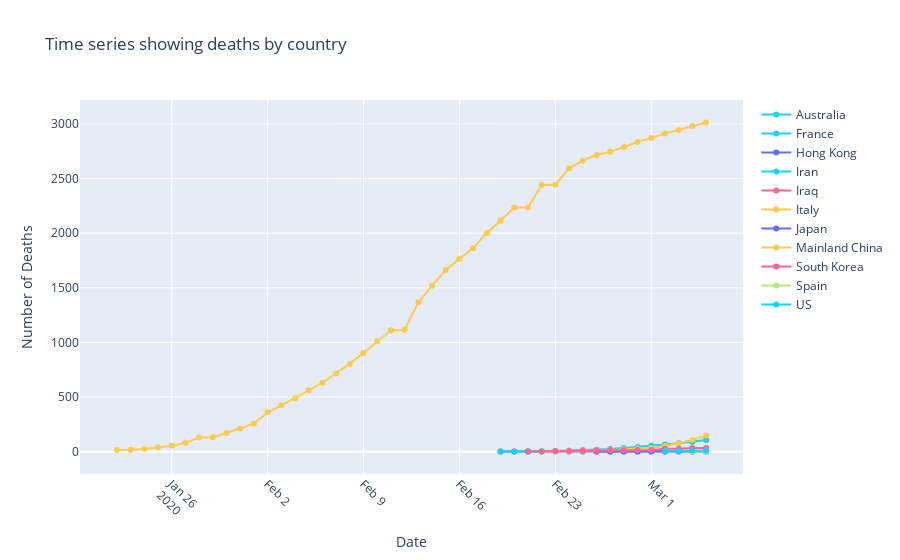

Notebook source saved alongside this figure:
### Code cell
# Deaths

# Let's look at totals by country instead of by province 
deaths = deaths_data.drop(columns=["Lat","Long"]).groupby('Country/Region').sum()
deaths = deaths.transpose().drop(columns=["Others"])

fig = go.Figure()
for country in deaths.columns:
    t = toTimeSeries(deaths[deaths[country]>1].index)
    y = deaths[deaths[country]>1][country]
    fig.add_trace(go.Scatter(x=t,y=y, mode='lines+markers',name=country))
fig.update_layout(title="Time series showing deaths by country", xaxis_title='Date',yaxis_title='Number of Deaths',xaxis=dict(tickangle=45))
fig.show()

### Figure 1 — Plotly figure (JSON) as saved in the notebook; plotly's stock layout.template omitted (floating-point values rounded to 4 significant figures)
{"data": [{"mode": "lines+markers", "name": "Afghanistan", "type": "scatter", "x": [], "y": []}, {"mode": "lines+markers", "name": "Algeria", "type": "scatter", "x": [], "y": []}, {"mode": "lines+markers", "name": "Andorra", "type": "scatter", "x": [], "y": []}, {"mode": "lines+markers", "name": "Argentina", "type": "scatter", "x": [], "y": []}, {"mode": "lines+markers", "name": "Armenia", "type": "scatter", "x": [], "y": []}, {"mode": "lines+markers", "name": "Australia", "type": "scatter", "x": ["2020-03-04T00:00:00", "2020-03-05T00:00:00"], "y": [2, 2]}, {"mode": "lines+markers", "name": "Austria", "type": "scatter", "x": [], "y": []}, {"mode": "lines+markers", "name": "Azerbaijan", "type": "scatter", "x": [], "y": []}, {"mode": "lines+markers", "name": "Bahrain", "type": "scatter", "x": [], "y": []}, {"mode": "lines+markers", "name": "Belarus", "type": "scatter", "x": [], "y": []}, {"mode": "lines+markers", "name": "Belgium", "type": "scatter", "x": [], "y": []}, {"mode": "lines+markers", "name": "Bosnia and Herzegovina", "type": "scatter", "x": [], "y": []}, {"mode": "lines+markers", "name": "Brazil", "type": "scatter", "x": [], "y": []}, {"mode": "lines+markers", "name": "Cambodia", "type": "scatter", "x": [], "y": []}, {"mode": "lines+markers", "name": "Canada", "type": "scatter", "x": [], "y": []}, {"mode": "lines+markers", "name": "Chile", "type": "scatter", "x": [], "y": []}, {"mode": "lines+markers", "name": "Croatia", "type": "scatter", "x": [], "y": []}, {"mode": "lines+markers", "name": "Czech Republic", "type": "scatter", "x": [], "y": []}, {"mode": "lines+markers", "name": "Denmark", "type": "scatter", "x": [], "y": []}, {"mode": "lines+markers", "name": "Dominican Republic", "type": "scatter", "x": [], "y": []}, {"mode": "lines+markers", "name": "Ecuador", "type": "scatter", "x": [], "y": []}, {"mode": "lines+markers", "name": "Egypt", "type": "scatter", "x": [], "y": []}, {"mode": "lines+markers", "name": "Estonia", "type": "scatter", "x": [], "y": []}, {"mode": "lines+markers", "name": "Faroe Islands", "type": "scatter", "x": [], "y": []}, {"mode": "lines+markers", "name": "Finland", "type": "scatter", "x": [], "y": []}, {"mode": "lines+markers", "name": "France", "type": "scatter", "x": ["2020-02-26T00:00:00", "2020-02-27T00:00:00", "2020-02-28T00:00:00", "2020-02-29T00:00:00", "2020-03-01T00:00:00", "2020-03-02T00:00:00", "2020-03-03T00:00:00", "2020-03-04T00:00:00", "2020-03-05T00:00:00"], "y": [2, 2, 2, 2, 2, 3, 4, 4, 6]}, {"mode": "lines+markers", "name": "Georgia", "type": "scatter", "x": [], "y": []}, {"mode": "lines+markers", "name": "Germany", "type": "scatter", "x": [], "y": []}, {"mode": "lines+markers", "name": "Gibraltar", "type": "scatter", "x": [], "y": []}, {"mode": "lines+markers", "name": "Greece", "type": "scatter", "x": [], "y": []}, {"mode": "lines+markers", "name": "Hong Kong", "type": "scatter", "x": ["2020-02-19T00:00:00", "2020-02-20T00:00:00", "2020-02-21T00:00:00", "2020-02-22T00:00:00", "2020-02-23T00:00:00", "2020-02-24T00:00:00", "2020-02-25T00:00:00", "2020-02-26T00:00:00", "2020-02-27T00:00:00", "2020-02-28T00:00:00", "2020-02-29T00:00:00", "2020-03-01T00:00:00", "2020-03-02T00:00:00", "2020-03-03T00:00:00", "2020-03-04T00:00:00", "2020-03-05T00:00:00"], "y": [2, 2, 2, 2, 2, 2, 2, 2, 2, 2, 2, 2, 2, 2, 2, 2]}, {"mode": "lines+markers", "name": "Hungary", "type": "scatter", "x": [], "y": []}, {"mode": "lines+markers", "name": "Iceland", "type": "scatter", "x": [], "y": []}, {"mode": "lines+markers", "name": "India", "type": "scatter", "x": [], "y": []}, {"mode": "lines+markers", "name": "Indonesia", "type": "scatter", "x": [], "y": []}, {"mode": "lines+markers", "name": "Iran", "type": "scatter", "x": ["2020-02-19T00:00:00", "2020-02-20T00:00:00", "2020-02-21T00:00:00", "2020-02-22T00:00:00", "2020-02-23T00:00:00", "2020-02-24T00:00:00", "2020-02-25T00:00:00", "2020-02-26T00:00:00", "2020-02-27T00:00:00", "2020-02-28T00:00:00", "2020-02-29T00:00:00", "2020-03-01T00:00:00", "2020-03-02T00:00:00", "2020-03-03T00:00:00", "2020-03-04T00:00:00", "2020-03-05T00:00:00"], "y": [2, 2, 4, 5, 8, 12, 16, 19, 26, 34, 43, 54, 66, 77, 92, 107]}, {"mode": "lines+markers", "name": "Iraq", "type": "scatter", "x": ["2020-03-04T00:00:00", "2020-03-05T00:00:00"], "y": [2, 2]}, {"mode": "lines+markers", "name": "Ireland", "type": "scatter", "x": [], "y": []}, {"mode": "lines+markers", "name": "Israel", "type": "scatter", "x": [], "y": []}, {"mode": "lines+markers", "name": "Italy", "type": "scatter", "x": ["2020-02-22T00:00:00", "2020-02-23T00:00:00", "2020-02-24T00:00:00", "2020-02-25T00:00:00", "2020-02-26T00:00:00", "2020-02-27T00:00:00", "2020-02-28T00:00:00", "2020-02-29T00:00:00", "2020-03-01T00:00:00", "2020-03-02T00:00:00", "2020-03-03T00:00:00", "2020-03-04T00:00:00", "2020-03-05T00:00:00"], "y": [2, 3, 7, 10, 12, 17, 21, 29, 34, 52, 79, 107, 148]}, {"mode": "lines+markers", "name": "Japan", "type": "scatter", "x": ["2020-02-26T00:00:00", "2020-02-27T00:00:00", "2020-02-28T00:00:00", "2020-02-29T00:00:00", "2020-03-01T00:00:00", "2020-03-02T00:00:00", "2020-03-03T00:00:00", "2020-03-04T00:00:00", "2020-03-05T00:00:00"], "y": [2, 4, 4, 5, 6, 6, 6, 6, 6]}, {"mode": "lines+markers", "name": "Jordan", "type": "scatter", "x": [], "y": []}, {"mode": "lines+markers", "name": "Kuwait", "type": "scatter", "x": [], "y": []}, {"mode": "lines+markers", "name": "Latvia", "type": "scatter", "x": [], "y": []}, {"mode": "lines+markers", "name": "Lebanon", "type": "scatter", "x": [], "y": []}, {"mode": "lines+markers", "name": "Liechtenstein", "type": "scatter", "x": [], "y": []}, {"mode": "lines+markers", "name": "Lithuania", "type": "scatter", "x": [], "y": []}, {"mode": "lines+markers", "name": "Luxembourg", "type": "scatter", "x": [], "y": []}, {"mode": "lines+markers", "name": "Macau", "type": "scatter", "x": [], "y": []}, {"mode": "lines+markers", "name": "Mainland China", "type": "scatter", "x": ["2020-01-22T00:00:00", "2020-01-23T00:00:00", "2020-01-24T00:00:00", "2020-01-25T00:00:00", "2020-01-26T00:00:00", "2020-01-27T00:00:00", "2020-01-28T00:00:00", "2020-01-29T00:00:00", "2020-01-30T00:00:00", "2020-01-31T00:00:00", "2020-02-01T00:00:00", "2020-02-02T00:00:00", "2020-02-03T00:00:00", "2020-02-04T00:00:00", "2020-02-05T00:00:00", "2020-02-06T00:00:00", "2020-02-07T00:00:00", "2020-02-08T00:00:00", "2020-02-09T00:00:00", "2020-02-10T00:00:00", "2020-02-11T00:00:00", "2020-02-12T00:00:00", "2020-02-13T00:00:00", "2020-02-14T00:00:00", "2020-02-15T00:00:00", "2020-02-16T00:00:00", "2020-02-17T00:00:00", "2020-02-18T00:00:00", "2020-02-19T00:00:00", "2020-02-20T00:00:00", "2020-02-21T00:00:00", "2020-02-22T00:00:00", "2020-02-23T00:00:00", "2020-02-24T00:00:00", "2020-02-25T00:00:00", "2020-02-26T00:00:00", "2020-02-27T00:00:00", "2020-02-28T00:00:00", "2020-02-29T00:00:00", "2020-03-01T00:00:00", "2020-03-02T00:00:00", "2020-03-03T00:00:00", "2020-03-04T00:00:00", "2020-03-05T00:00:00"], "y": [17, 18, 26, 42, 56, 82, 131, 133, 171, 213, 259, 361, 425, 490, 562, 632, 717, 804, 904, 1011, 1111, 1116, 1368, 1520, 1662, 1765, 1863, 2002, 2114, 2236, 2236, 2441, 2443, 2593, 2663, 2715, 2744, 2788, 2835, 2870, 2912, 2945, 2981, 3013]}, {"mode": "lines+markers", "name": "Malaysia", "type": "scatter", "x": [], "y": []}, {"mode": "lines+markers", "name": "Mexico", "type": "scatter", "x": [], "y": []}, {"mode": "lines+markers", "name": "Monaco", "type": "scatter", "x": [], "y": []}, {"mode": "lines+markers", "name": "Morocco", "type": "scatter", "x": [], "y": []}, {"mode": "lines+markers", "name": "Nepal", "type": "scatter", "x": [], "y": []}, {"mode": "lines+markers", "name": "Netherlands", "type": "scatter", "x": [], "y": []}, {"mode": "lines+markers", "name": "New Zealand", "type": "scatter", "x": [], "y": []}, {"mode": "lines+markers", "name": "Nigeria", "type": "scatter", "x": [], "y": []}, {"mode": "lines+markers", "name": "North Macedonia", "type": "scatter", "x": [], "y": []}, {"mode": "lines+markers", "name": "Norway", "type": "scatter", "x": [], "y": []}, {"mode": "lines+markers", "name": "Oman", "type": "scatter", "x": [], "y": []}, {"mode": "lines+markers", "name": "Pakistan", "type": "scatter", "x": [], "y": []}, {"mode": "lines+markers", "name": "Palestine", "type": "scatter", "x": [], "y": []}, {"mode": "lines+markers", "name": "Philippines", "type": "scatter", "x": [], "y": []}, {"mode": "lines+markers", "name": "Poland", "type": "scatter", "x": [], "y": []}, {"mode": "lines+markers", "name": "Portugal", "type": "scatter", "x": [], "y": []}, {"mode": "lines+markers", "name": "Qatar", "type": "scatter", "x": [], "y": []}, {"mode": "lines+markers", "name": "Romania", "type": "scatter", "x": [], "y": []}, {"mode": "lines+markers", "name": "Russia", "type": "scatter", "x": [], "y": []}, {"mode": "lines+markers", "name": "Saint Barthelemy", "type": "scatter", "x": [], "y": []}, {"mode": "lines+markers", "name": "San Marino", "type": "scatter", "x": [], "y": []}, {"mode": "lines+markers", "name": "Saudi Arabia", "type": "scatter", "x": [], "y": []}, {"mode": "lines+markers", "name": "Senegal", "type": "scatter", "x": [], "y": []}, {"mode": "lines+markers", "name": "Singapore", "type": "scatter", "x": [], "y": []}, {"mode": "lines+markers", "name": "Slovenia", "type": "scatter", "x": [], "y": []}, {"mode": "lines+markers", "name": "South Africa", "type": "scatter", "x": [], "y": []}, {"mode": "lines+markers", "name": "South Korea", "type": "scatter", "x": ["2020-02-21T00:00:00", "2020-02-22T00:00:00", "2020-02-23T00:00:00", "2020-02-24T00:00:00", "2020-02-25T00:00:00", "2020-02-26T00:00:00", "2020-02-27T00:00:00", "2020-02-28T00:00:00", "2020-02-29T00:00:00", "2020-03-01T00:00:00", "2020-03-02T00:00:00", "2020-03-03T00:00:00", "2020-03-04T00:00:00", "2020-03-05T00:00:00"], "y": [2, 2, 6, 8, 10, 12, 13, 13, 16, 17, 28, 28, 35, 35]}, {"mode": "lines+markers", "name": "Spain", "type": "scatter", "x": ["2020-03-04T00:00:00", "2020-03-05T00:00:00"], "y": [2, 3]}, {"mode": "lines+markers", "name": "Sri Lanka", "type": "scatter", "x": [], "y": []}, {"mode": "lines+markers", "name": "Sweden", "type": "scatter", "x": [], "y": []}, {"mode": "lines+markers", "name": "Switzerland", "type": "scatter", "x": [], "y": []}, {"mode": "lines+markers", "name": "Taiwan", "type": "scatter", "x": [], "y": []}, {"mode": "lines+markers", "name": "Thailand", "type": "scatter", "x": [], "y": []}, {"mode": "lines+markers", "name": "Tunisia", "type": "scatter", "x": [], "y": []}, {"mode": "lines+markers", "name": "UK", "type": "scatter", "x": [], "y": []}, {"mode": "lines+markers", "name": "US", "type": "scatter", "x": ["2020-03-02T00:00:00", "2020-03-03T00:00:00", "2020-03-04T00:00:00", "2020-03-05T00:00:00"], "y": [6, 7, 11, 12]}, {"mode": "lines+markers", "name": "Ukraine", "type": "scatter", "x": [], "y": []}, {"mode": "lines+markers", "name": "United Arab Emirates", "type": "scatter", "x": [], "y": []}, {"mode": "lines+markers", "name": "Vietnam", "type": "scatter", "x": [], "y": []}], "layout": {"title": {"text": "Time series showing deaths by country"}, "xaxis": {"tickangle": 45, "title": {"text": "Date"}}, "yaxis": {"title": {"text": "Number of Deaths"}}}}
